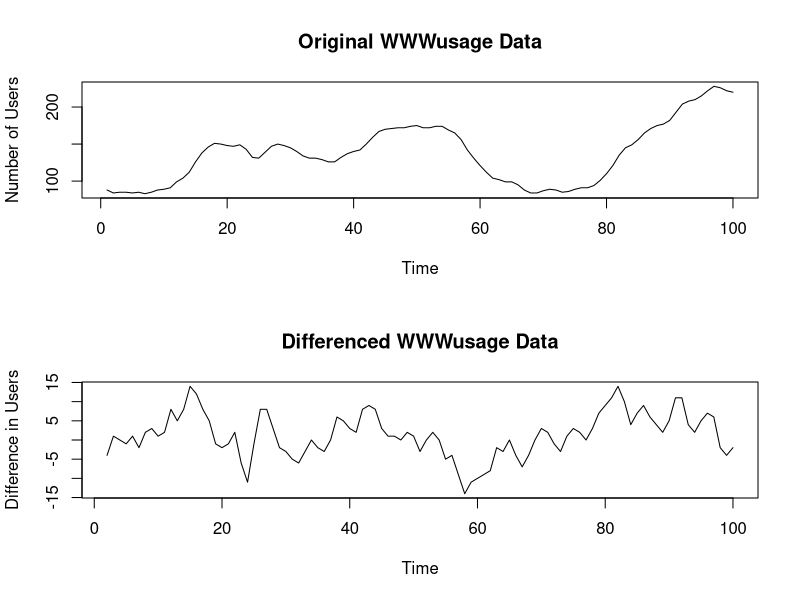

The R script that drew this image:
# (i) Display first 5 rows of data
cat("First 5 data points of WWWusage:\n")
print(head(WWWusage, 5))

# (ii) Check the description of data
cat("\nDescription of WWWusage dataset:\n")
help(WWWusage)

# (iii) Plot two graphs
require(graphics)

work <- diff(WWWusage)  # Calculate the differences between consecutive points

# Set up plotting area: 2 rows, 1 column of plots
par(mfrow = c(2, 1))

# Plot original WWWusage time series
plot(WWWusage, main = "Original WWWusage Data", ylab = "Number of Users", xlab = "Time")

# Plot the differenced data
plot(work, main = "Differenced WWWusage Data", ylab = "Difference in Users", xlab = "Time")
